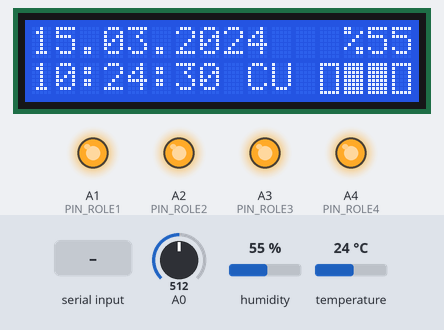
Simulated run of this program. Board: Arduino Uno, built with avr-gcc and run on an emulated ATmega328P. Shown: 16×2 character LCD, output pins drawn as LEDs (lit = HIGH). Wiring (inferred from the names in the program): DHT11 sensor: data pin 19. Inputs (shaded band) come from the test bench; at power-on: A0 = 512, humidity 55 %, temperature 24 °C. The local clock reads 2024-03-15 10:24:30 at power-on unless the program sets it; pins used as bus, display or sensor lines are not drawn; what the program prints to the serial monitor is not drawn.

Above: at 1.6 s.
1.7 s: A0 set to 292
5.8 s: A0 set to 268
At 7.1 s:
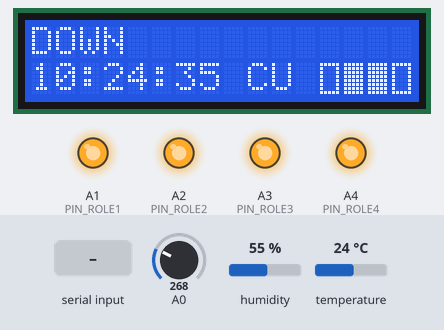
9.9 s: "n" received over Serial
At 10.8 s:
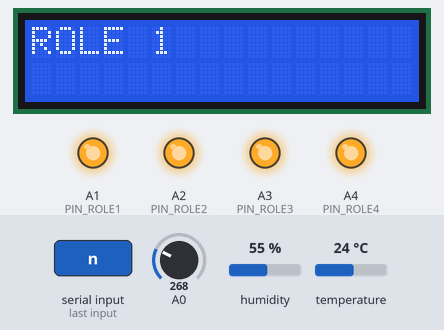
12.0 s: "p" received over Serial
At 12.9 s:
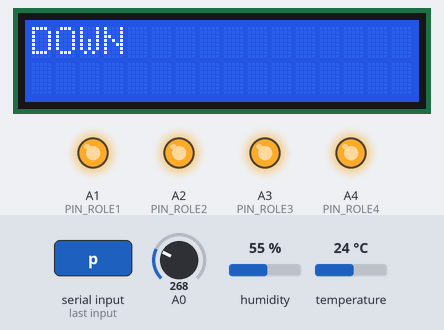
14.6 s: "1" received over Serial
At 16.34 s:
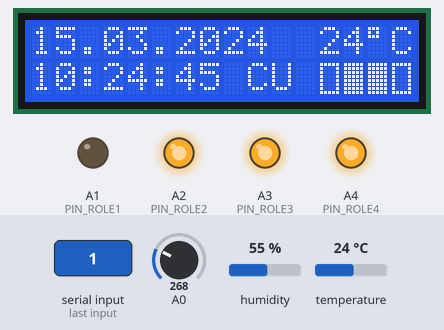
18.7 s: humidity set to 22 %
At 21.5 s:
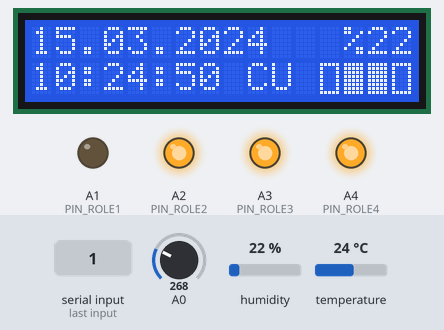
Timing chart, 0 to 23.0 s (numbered marks = the images above; inputs shaded):
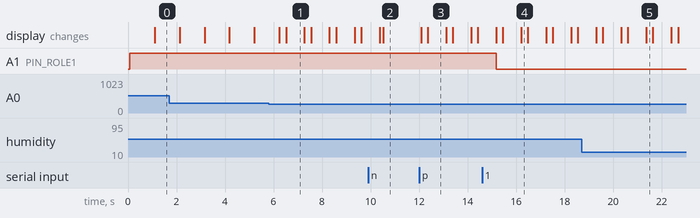

The program:

main.cpp
```cpp
#include <Arduino.h>
#include <avr/sleep.h>
#include <EEPROM.h>
#include <SoftwareSerial.h>
#include <Wire.h>
#include <dht.h>
#include <LiquidCrystal.h>
#include <Ds1302.h>
#include <string.h>

// Thermometer & Humidity PIN
#define THERMO_HUM_PIN PIN_A5

// Relay Definitions
#define PIN_ROLE1 PIN_A1
#define PIN_ROLE2 PIN_A2
#define PIN_ROLE3 PIN_A3
#define PIN_ROLE4 PIN_A4

dht DHT;

// Home Screen Toggle Time
#define HOME_SCREEN_TOGGLE_TIME 5 // Second

// Menu Indexes
#define MAIN_MENU 1000
#define ROLE_1 1001
#define ROLE_2 1002
#define ROLE_3 1003
#define ROLE_4 1004

LiquidCrystal lcd(8, 9, 4, 5, 6, 7);
Ds1302 rtc(13, 11, 12);

int buttonValue;
int currentMenu = 1000;
int temperature, humidity = 0;
String day, month, year, hour, minute, second, dayOfWeek;
String currentDate, currentTime;
uint64_t HomeScreenTimer;
boolean ROLE1_ACTIVE, ROLE2_ACTIVE, ROLE3_ACTIVE, ROLE4_ACTIVE = false;

byte ROLE_DURUM_AKTIF[8] = {B11111, B11111, B11111, B11111, B11111, B11111, B11111, B11111};
byte ROLE_DURUM_PASIF[8] = {B11111, B10001, B10001, B10001, B10001, B10001, B10001, B11111};

void SetDateTime(uint8_t dayValue, uint8_t monthValue, uint8_t yearValue, uint8_t hourValue, uint8_t minuteValue, uint8_t secondsValue, uint8_t dayOfWeekValue)
{
  Ds1302::DateTime dt = {
      .year = yearValue,
      .month = monthValue,
      .day = dayValue,
      .hour = hourValue,
      .minute = minuteValue,
      .second = secondsValue,
      .dow = dayOfWeekValue};
  rtc.setDateTime(&dt);
}

const static char *WeekDays[] =
    {
        "PT",
        "SA",
        "CA",
        "PE",
        "CU",
        "CT",
        "PZ"};
void Sleep()
{
  sleep_enable();
  // attachInterrupt(0, WakeUp, LOW);

  set_sleep_mode(SLEEP_MODE_PWR_DOWN);
  digitalWrite(LED_BUILTIN, LOW);
  delay(1000);
  sleep_cpu();
}
void WakeUp()
{
  sleep_disable();
  // detachInterrupt(0);
}

void ButtonListener()
{
  if (millis() - HomeScreenTimer >= (HOME_SCREEN_TOGGLE_TIME * 1000 * 2))
  {
    HomeScreenTimer = millis();
  }
  buttonValue = analogRead(PIN_A0);
  // Serial.println(buttonValue);
  delay(150);
  if (1000 < buttonValue && buttonValue < 1040)
  {
    // Idle State
  }
  else if (620 < buttonValue && buttonValue < 660)
  {
    lcd.setCursor(0, 0);
    lcd.print("SELECT          ");
  }
  else if (80 < buttonValue && buttonValue < 120)
  {
    lcd.setCursor(0, 0);
    lcd.print("UP              ");
  }
  else if (237 < buttonValue && buttonValue < 277)
  {
    lcd.setCursor(0, 0);
    lcd.print("DOWN            ");
  }
  else if (380 < buttonValue && buttonValue < 420)
  {
    if (!(currentMenu <= MAIN_MENU))
    {
      currentMenu--;
      lcd.clear();
    }
  }
  else if (0 < buttonValue && buttonValue < 40)
  {
    if (!(currentMenu >= ROLE_4))
    {
      currentMenu++;
      lcd.clear();
      lcd.print(currentMenu);
    }
  }
}
void ConcatDateTime()
{
  // Get Date & Time
  Ds1302::DateTime now;
  rtc.getDateTime(&now);
  static uint8_t last_second = 0;
  if (last_second != now.second)
  {
    last_second = now.second;

    year = "20" + String(now.year);
    if (now.month < 10)
    {
      month = "0" + String(now.month);
    }
    else
    {
      month = String(now.month);
    }
    if (now.day < 10)
    {
      day = "0" + String(now.day);
    }
    else
    {
      day = String(now.day);
    }
    dayOfWeek = WeekDays[now.dow - 1];
    if (now.hour < 10)
    {
      hour = "0" + String(now.hour);
    }
    else
    {
      hour = String(now.hour);
    }
    if (now.minute < 10)
    {
      minute = "0" + String(now.minute);
    }
    else
    {
      minute = String(now.minute);
    }
    if (now.second < 10)
    {
      second = "0" + String(now.second);
    }
    else
    {
      second = String(now.second);
    }
    currentDate = day + "." + month + "." + year;
    currentTime = hour + ":" + minute + ":" + second;
  }
  delay(750);
  // End Date & Time
}
void MainMenu()
{
  ConcatDateTime();
  lcd.setCursor(0, 0);
  if (millis() - HomeScreenTimer >= (HOME_SCREEN_TOGGLE_TIME * 1000))
  {
    lcd.print(currentDate + "  " + String(temperature) + String((char)223) + "C");
  }
  else
  {
    lcd.print(currentDate + "   %" + String(humidity));
  }
  lcd.setCursor(0, 1);
  lcd.print(currentTime + " " + dayOfWeek + " ");
  lcd.print(char(0));
  lcd.print(char(1));
  lcd.print(char(1));
  lcd.print(char(0));
}

void SerialControl()
{
  if (Serial.available() > 0)
  {
    switch ((char)Serial.read())
    {
    case '1':
      if (ROLE1_ACTIVE)
      {
        digitalWrite(A1, HIGH);
      }
      else
      {
        digitalWrite(A1, LOW);
      }
      ROLE1_ACTIVE = !ROLE1_ACTIVE;
      break;
    case '2':
      if (ROLE2_ACTIVE)
      {
        digitalWrite(A2, HIGH);
      }
      else
      {
        digitalWrite(A2, LOW);
      }
      ROLE2_ACTIVE = !ROLE2_ACTIVE;
      break;
    case '3':
      if (ROLE3_ACTIVE)
      {
        digitalWrite(A3, HIGH);
      }
      else
      {
        digitalWrite(A3, LOW);
      }
      ROLE3_ACTIVE = !ROLE3_ACTIVE;
      break;
    case '4':
      if (ROLE4_ACTIVE)
      {
        digitalWrite(A4, HIGH);
      }
      else
      {
        digitalWrite(A4, LOW);
      }
      ROLE4_ACTIVE = !ROLE4_ACTIVE;
      break;
    case 'n':
      if (!(currentMenu >= ROLE_4))
      {
        currentMenu++;
        lcd.clear();
      }
      break;
    case 'p':
      if (!(currentMenu <= MAIN_MENU))
      {
        currentMenu--;
        lcd.clear();
      }
      break;
    }
  }
}

void RoleOneMenu()
{
  lcd.clear();
  lcd.print("ROLE 1");
}
void RoleTwoMenu()
{
  lcd.clear();
  lcd.print("ROLE 2");
}
void RoleThreeMenu()
{
  lcd.clear();
  lcd.print("ROLE 3");
}
void RoleFourMenu()
{
  lcd.clear();
  lcd.print("ROLE 4");
}

void ShowMenu(int MenuID)
{
  switch (MenuID)
  {
  case MAIN_MENU:
    MainMenu();
    break;
  case ROLE_1:
    RoleOneMenu();
    break;
  case ROLE_2:
    RoleTwoMenu();
    break;
  case ROLE_3:
    RoleThreeMenu();
    break;
  case ROLE_4:
    RoleFourMenu();
    break;
  default:
    break;
  }
}
void setup()
{
  rtc.init();
  HomeScreenTimer = millis();
  lcd.begin(16, 2);
  lcd.createChar(0, ROLE_DURUM_PASIF);
  lcd.createChar(1, ROLE_DURUM_AKTIF);
  lcd.print("SISTEM BASLIYOR");
  Serial.begin(9600);
  pinMode(PIN_A1, OUTPUT);
  pinMode(PIN_A2, OUTPUT);
  pinMode(PIN_A3, OUTPUT);
  pinMode(PIN_A4, OUTPUT);

  // Relay Power
  digitalWrite(PIN_A1, HIGH);
  digitalWrite(PIN_A2, HIGH);
  digitalWrite(PIN_A3, HIGH);
  digitalWrite(PIN_A4, HIGH);
  // SetDateTime(6, 7, 20, 1, 51, 30, 1);
}
void loop()
{
  if (currentMenu == 1000)
  {
    int chk = DHT.read11(PIN_A5);
    delay(100);
    temperature = int(DHT.temperature);
    humidity = int(DHT.humidity);
    Serial.println(String(temperature) + " " + String(humidity));
  }
  ButtonListener();
  ShowMenu(currentMenu);
  SerialControl();
}
```

dht.cpp
```cpp
//
//    FILE: dht.cpp
//  AUTHOR: Rob Tillaart
// VERSION: 0.1.14
// PURPOSE: DHT Temperature & Humidity Sensor library for Arduino
//     URL: http://arduino.cc/playground/Main/DHTLib
//
// HISTORY:
// 0.1.14 replace digital read with faster (~3x) code => more robust low MHz machines.
// 0.1.13 fix negative temperature
// 0.1.12 support DHT33 and DHT44 initial version
// 0.1.11 renamed DHTLIB_TIMEOUT
// 0.1.10 optimized faster WAKEUP + TIMEOUT
// 0.1.09 optimize size: timeout check + use of mask
// 0.1.08 added formula for timeout based upon clockspeed
// 0.1.07 added support for DHT21
// 0.1.06 minimize footprint (2012-12-27)
// 0.1.05 fixed negative temperature bug (thanks to Roseman)
// 0.1.04 improved readability of code using DHTLIB_OK in code
// 0.1.03 added error values for temp and humidity when read failed
// 0.1.02 added error codes
// 0.1.01 added support for Arduino 1.0, fixed typos (31/12/2011)
// 0.1.00 by Rob Tillaart (01/04/2011)
//
// inspired by DHT11 library
//
// Released to the public domain
//

#include "dht.h"

/////////////////////////////////////////////////////
//
// PUBLIC
//

// return values:
// DHTLIB_OK
// DHTLIB_ERROR_CHECKSUM
// DHTLIB_ERROR_TIMEOUT
int dht::read11(uint8_t pin)
{
    // READ VALUES
    int rv = _readSensor(pin, DHTLIB_DHT11_WAKEUP);
    if (rv != DHTLIB_OK)
    {
        humidity    = DHTLIB_INVALID_VALUE; // invalid value, or is NaN prefered?
        temperature = DHTLIB_INVALID_VALUE; // invalid value
        return rv;
    }

    // CONVERT AND STORE
    humidity    = bits[0];  // bits[1] == 0;
    temperature = bits[2];  // bits[3] == 0;

    // TEST CHECKSUM
    // bits[1] && bits[3] both 0
    uint8_t sum = bits[0] + bits[2];
    if (bits[4] != sum) return DHTLIB_ERROR_CHECKSUM;

    return DHTLIB_OK;
}


// return values:
// DHTLIB_OK
// DHTLIB_ERROR_CHECKSUM
// DHTLIB_ERROR_TIMEOUT
int dht::read(uint8_t pin)
{
    // READ VALUES
    int rv = _readSensor(pin, DHTLIB_DHT_WAKEUP);
    if (rv != DHTLIB_OK)
    {
        humidity    = DHTLIB_INVALID_VALUE;  // invalid value, or is NaN prefered?
        temperature = DHTLIB_INVALID_VALUE;  // invalid value
        return rv; // propagate error value
    }

    // CONVERT AND STORE
    humidity = word(bits[0], bits[1]) * 0.1;
    temperature = word(bits[2] & 0x7F, bits[3]) * 0.1;
    if (bits[2] & 0x80)  // negative temperature
    {
        temperature = -temperature;
    }

    // TEST CHECKSUM
    uint8_t sum = bits[0] + bits[1] + bits[2] + bits[3];
    if (bits[4] != sum)
    {
        return DHTLIB_ERROR_CHECKSUM;
    }
    return DHTLIB_OK;
}

/////////////////////////////////////////////////////
//
// PRIVATE
//

// return values:
// DHTLIB_OK
// DHTLIB_ERROR_TIMEOUT
int dht::_readSensor(uint8_t pin, uint8_t wakeupDelay)
{
    // INIT BUFFERVAR TO RECEIVE DATA
    uint8_t mask = 128;
    uint8_t idx = 0;

    // replace digitalRead() with Direct Port Reads.
    // reduces footprint ~100 bytes => portability issue?
    // direct port read is about 3x faster
	uint8_t bit = digitalPinToBitMask(pin);
	uint8_t port = digitalPinToPort(pin);
    volatile uint8_t *PIR = portInputRegister(port);

    // EMPTY BUFFER
    for (uint8_t i = 0; i < 5; i++) bits[i] = 0;

    // REQUEST SAMPLE
    pinMode(pin, OUTPUT);
    digitalWrite(pin, LOW); // T-be
    delay(wakeupDelay);
    digitalWrite(pin, HIGH);   // T-go
    delayMicroseconds(40);
    pinMode(pin, INPUT);

    // GET ACKNOWLEDGE or TIMEOUT
    uint16_t loopCntLOW = DHTLIB_TIMEOUT;
    while ((*PIR & bit) == LOW )  // T-rel
    {
        if (--loopCntLOW == 0) return DHTLIB_ERROR_TIMEOUT;
    }

    uint16_t loopCntHIGH = DHTLIB_TIMEOUT;
    while ((*PIR & bit) != LOW )  // T-reh
    {
        if (--loopCntHIGH == 0) return DHTLIB_ERROR_TIMEOUT;
    }

    // READ THE OUTPUT - 40 BITS => 5 BYTES
    for (uint8_t i = 40; i != 0; i--)
    {
        loopCntLOW = DHTLIB_TIMEOUT;
        while ((*PIR & bit) == LOW )
        {
            if (--loopCntLOW == 0) return DHTLIB_ERROR_TIMEOUT;
        }

        uint32_t t = micros();

        loopCntHIGH = DHTLIB_TIMEOUT;
        while ((*PIR & bit) != LOW )
        {
            if (--loopCntHIGH == 0) return DHTLIB_ERROR_TIMEOUT;
        }

        if ((micros() - t) > 40)
        {
            bits[idx] |= mask;
        }
        mask >>= 1;
        if (mask == 0)   // next byte?
        {
            mask = 128;
            idx++;
        }
    }
    pinMode(pin, OUTPUT);
    digitalWrite(pin, HIGH);

    return DHTLIB_OK;
}
//
// END OF FILE
//
```

dht.h
```cpp
//
//    FILE: dht.h
//  AUTHOR: Rob Tillaart
// VERSION: 0.1.14
// PURPOSE: DHT Temperature & Humidity Sensor library for Arduino
//     URL: http://arduino.cc/playground/Main/DHTLib
//
// HISTORY:
// see dht.cpp file
//

#ifndef dht_h
#define dht_h

#if ARDUINO < 100
#include <WProgram.h>
#else
#include <Arduino.h>
#endif

#define DHT_LIB_VERSION "0.1.14"

#define DHTLIB_OK                0
#define DHTLIB_ERROR_CHECKSUM   -1
#define DHTLIB_ERROR_TIMEOUT    -2
#define DHTLIB_INVALID_VALUE    -999

#define DHTLIB_DHT11_WAKEUP     18
#define DHTLIB_DHT_WAKEUP       1

// max timeout is 100 usec.
// For a 16 Mhz proc 100 usec is 1600 clock cycles
// loops using DHTLIB_TIMEOUT use at least 4 clock cycli
// so 100 us takes max 400 loops
// so by dividing F_CPU by 40000 we "fail" as fast as possible
#define DHTLIB_TIMEOUT (F_CPU/40000)

class dht
{
public:
    // return values:
    // DHTLIB_OK
    // DHTLIB_ERROR_CHECKSUM
    // DHTLIB_ERROR_TIMEOUT
    int read11(uint8_t pin);
    int read(uint8_t pin);

    inline int read21(uint8_t pin) { return read(pin); };
    inline int read22(uint8_t pin) { return read(pin); };
    inline int read33(uint8_t pin) { return read(pin); };
    inline int read44(uint8_t pin) { return read(pin); };

    double humidity;
    double temperature;

private:
    uint8_t bits[5];  // buffer to receive data
    int _readSensor(uint8_t pin, uint8_t wakeupDelay);
};
#endif
//
// END OF FILE
//
```

Measured:
- the behaviour switches between 277 and 276 on A0 (found by bisection; images 0 and 1)
- after the input at 5.8 s, the display: first differs from a run without the input after 0.72 s (image 1)
- after the input at 9.9 s, the display: first changes after 0.47 s (image 2 shows a later state)
- after the input at 12.0 s, the display: first changes after 0.08 s (image 3 shows a later state)
- after the input at 14.6 s, A1 (PIN_ROLE1): HIGH → LOW after 0.57 s
- what the display in image 1 shows lasts 0.8 s, from 6.5 s to 7.3 s
